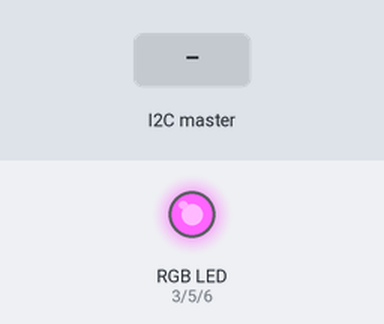
The sketch below on a simulated Arduino Uno, built with avr-gcc and run on an emulated ATmega328P. Parts: an RGB LED mixed from three pins (HIGH = lit). The inputs (shaded band) are chosen by the test bench.

Above: at 1.2 s.
1.3 s: the I2C master sends "R"
At 1.7 s:
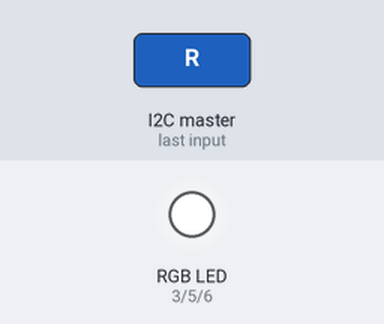
Timing chart, 0 to 4.3 s (numbered marks = the images above; inputs shaded):
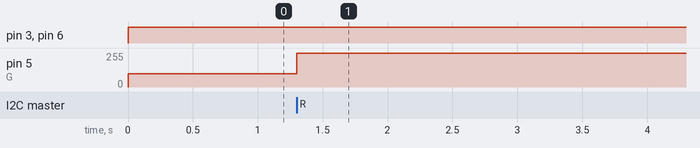

The sketch:

Slave2.ino
```cpp
//Slave 2
#include <Wire.h>

const int R = 3;
const int G = 5;
const int B = 6;

struct colRGB
{
    int R;
    int G;
    int B;
};

colRGB color = {255, 100, 255};

void setup()
{
    Wire.begin(2);
    Wire.onReceive(evalI2C);
    pinMode(R, OUTPUT);
    pinMode(G, OUTPUT);
    pinMode(B, OUTPUT);
}

void loop()
{
    analogWrite(R, color.R);
    analogWrite(G, color.G);
    analogWrite(B, color.B);
}

void evalI2C(int len)
{
    while (Wire.available())
    {
        byte b = Wire.read();
        char chr = char(b);

        switch (chr)
        {
        case 'R':
            color.R = Wire.read();
            color.G = Wire.read();
            color.B = Wire.read();
            break;
        }
    }
}
```

Measured:
- after the input at 1.3 s, pin 5 (G): 100/255 → 255/255 at once
